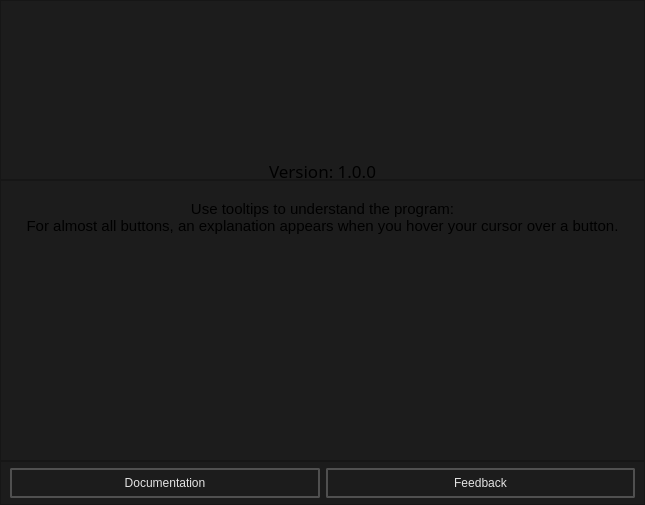
<?xml version="1.0" encoding="UTF-8"?>
<ui version="4.0">
 <class>documentation_dialog</class>
 <widget class="QDialog" name="documentation_dialog">
  <property name="geometry">
   <rect>
    <x>0</x>
    <y>0</y>
    <width>645</width>
    <height>505</height>
   </rect>
  </property>
  <property name="sizePolicy">
   <sizepolicy hsizetype="Fixed" vsizetype="Fixed">
    <horstretch>0</horstretch>
    <verstretch>0</verstretch>
   </sizepolicy>
  </property>
  <property name="minimumSize">
   <size>
    <width>645</width>
    <height>505</height>
   </size>
  </property>
  <property name="maximumSize">
   <size>
    <width>645</width>
    <height>505</height>
   </size>
  </property>
  <property name="windowTitle">
   <string>About</string>
  </property>
  <property name="styleSheet">
   <string notr="true">background-color: #1C1C1C;</string>
  </property>
  <property name="sizeGripEnabled">
   <bool>false</bool>
  </property>
  <property name="modal">
   <bool>false</bool>
  </property>
  <layout class="QVBoxLayout" name="verticalLayout">
   <property name="spacing">
    <number>0</number>
   </property>
   <property name="leftMargin">
    <number>0</number>
   </property>
   <property name="topMargin">
    <number>0</number>
   </property>
   <property name="rightMargin">
    <number>0</number>
   </property>
   <property name="bottomMargin">
    <number>0</number>
   </property>
   <item>
    <widget class="QFrame" name="frame">
     <property name="minimumSize">
      <size>
       <width>0</width>
       <height>180</height>
      </size>
     </property>
     <property name="maximumSize">
      <size>
       <width>16777215</width>
       <height>180</height>
      </size>
     </property>
     <property name="frameShape">
      <enum>QFrame::Shape::StyledPanel</enum>
     </property>
     <property name="frameShadow">
      <enum>QFrame::Shadow::Raised</enum>
     </property>
     <layout class="QVBoxLayout" name="verticalLayout_3">
      <property name="spacing">
       <number>6</number>
      </property>
      <property name="leftMargin">
       <number>0</number>
      </property>
      <property name="topMargin">
       <number>0</number>
      </property>
      <property name="rightMargin">
       <number>0</number>
      </property>
      <property name="bottomMargin">
       <number>0</number>
      </property>
      <item>
       <widget class="QLabel" name="label">
        <property name="styleSheet">
         <string notr="true">image: url(:/images/help/header.png);</string>
        </property>
        <property name="text">
         <string/>
        </property>
        <property name="alignment">
         <set>Qt::AlignmentFlag::AlignCenter</set>
        </property>
       </widget>
      </item>
      <item>
       <widget class="QLabel" name="version">
        <property name="maximumSize">
         <size>
          <width>16777215</width>
          <height>16</height>
         </size>
        </property>
        <property name="font">
         <font>
          <family>Segoe UI Black</family>
          <pointsize>13</pointsize>
         </font>
        </property>
        <property name="text">
         <string>Version: 1.0.0</string>
        </property>
        <property name="alignment">
         <set>Qt::AlignmentFlag::AlignCenter</set>
        </property>
       </widget>
      </item>
     </layout>
    </widget>
   </item>
   <item>
    <widget class="QFrame" name="frame_4">
     <property name="frameShape">
      <enum>QFrame::Shape::StyledPanel</enum>
     </property>
     <property name="frameShadow">
      <enum>QFrame::Shadow::Raised</enum>
     </property>
     <layout class="QVBoxLayout" name="verticalLayout_2">
      <item>
       <widget class="QLabel" name="label_3">
        <property name="font">
         <font>
          <pointsize>11</pointsize>
         </font>
        </property>
        <property name="text">
         <string>Use tooltips to understand the program:
For almost all buttons, an explanation appears when you hover your cursor over a button.</string>
        </property>
        <property name="alignment">
         <set>Qt::AlignmentFlag::AlignCenter</set>
        </property>
       </widget>
      </item>
      <item>
       <widget class="QLabel" name="label_4">
        <property name="minimumSize">
         <size>
          <width>400</width>
          <height>200</height>
         </size>
        </property>
        <property name="styleSheet">
         <string notr="true">image: url(:/images/help/about/tooltip_help.png);</string>
        </property>
        <property name="text">
         <string/>
        </property>
        <property name="alignment">
         <set>Qt::AlignmentFlag::AlignCenter</set>
        </property>
       </widget>
      </item>
     </layout>
    </widget>
   </item>
   <item>
    <widget class="QFrame" name="frame_3">
     <property name="maximumSize">
      <size>
       <width>16777215</width>
       <height>44</height>
      </size>
     </property>
     <property name="frameShape">
      <enum>QFrame::Shape::StyledPanel</enum>
     </property>
     <property name="frameShadow">
      <enum>QFrame::Shadow::Raised</enum>
     </property>
     <layout class="QHBoxLayout" name="horizontalLayout_3">
      <property name="spacing">
       <number>6</number>
      </property>
      <property name="leftMargin">
       <number>9</number>
      </property>
      <property name="topMargin">
       <number>0</number>
      </property>
      <property name="rightMargin">
       <number>9</number>
      </property>
      <property name="bottomMargin">
       <number>0</number>
      </property>
      <item>
       <widget class="QPushButton" name="open_documentation_button">
        <property name="styleSheet">
         <string notr="true">    QPushButton {

        font: 580 10pt &quot;Segoe UI&quot;;
    

        border: 2px solid black;
        border-radius: 2px;
        border-color: rgba(80, 80, 80, 255);
        height:22px;
        padding-top: 2px;
        padding-bottom:2px;
        padding-left: 4px;
        padding-right: 4px;
        color: #E3E3E3;
        background-color: #1C1C1C;
    }
    QPushButton:hover {
        background-color: #414956;
        color: white;
    }
    QPushButton:pressed {
        background-color: red;
        background-color: #1C1C1C;
        margin: 1 px;
        margin-left: 2px;
        margin-right: 2px;

    }</string>
        </property>
        <property name="text">
         <string>Documentation</string>
        </property>
        <property name="icon">
         <iconset resource="../resources.qrc">
          <normaloff>:/icons/developer_guide_16dp_9D9D9D_FILL0_wght400_GRAD0_opsz20.svg</normaloff>:/icons/developer_guide_16dp_9D9D9D_FILL0_wght400_GRAD0_opsz20.svg</iconset>
        </property>
        <property name="iconSize">
         <size>
          <width>20</width>
          <height>20</height>
         </size>
        </property>
       </widget>
      </item>
      <item>
       <widget class="QPushButton" name="request_a_new_feature_button">
        <property name="styleSheet">
         <string notr="true">    QPushButton {

        font: 580 10pt &quot;Segoe UI&quot;;
    

        border: 2px solid black;
        border-radius: 2px;
        border-color: rgba(80, 80, 80, 255);
        height:22px;
        padding-top: 2px;
        padding-bottom:2px;
        padding-left: 4px;
        padding-right: 4px;
        color: #E3E3E3;
        background-color: #1C1C1C;
    }
    QPushButton:hover {
        background-color: #414956;
        color: white;
    }
    QPushButton:pressed {
        background-color: red;
        background-color: #1C1C1C;
        margin: 1 px;
        margin-left: 2px;
        margin-right: 2px;

    }</string>
        </property>
        <property name="text">
         <string>Feedback</string>
        </property>
        <property name="icon">
         <iconset resource="../resources.qrc">
          <normaloff>:/icons/emoji_objects_24dp_9D9D9D_FILL0_wght400_GRAD0_opsz24.png</normaloff>:/icons/emoji_objects_24dp_9D9D9D_FILL0_wght400_GRAD0_opsz24.png</iconset>
        </property>
        <property name="iconSize">
         <size>
          <width>20</width>
          <height>20</height>
         </size>
        </property>
       </widget>
      </item>
     </layout>
    </widget>
   </item>
  </layout>
 </widget>
 <resources>
  <include location="../../resources.qrc"/>
 </resources>
 <connections/>
</ui>
